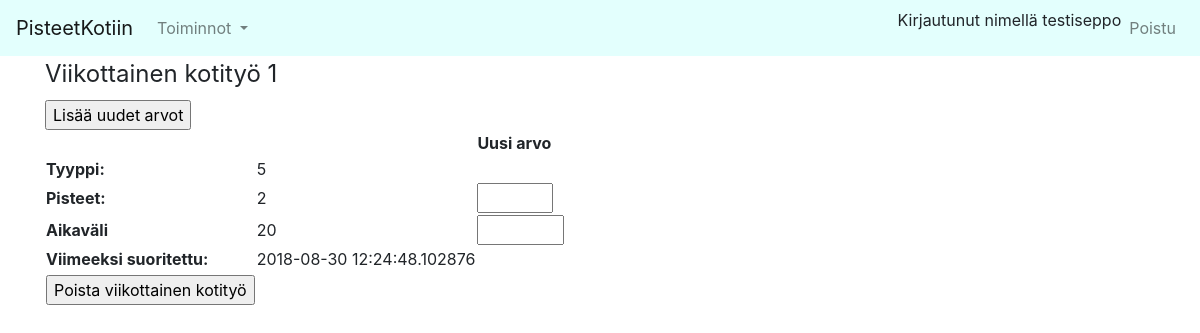
The page /weeklychores/show/1 (signed in) on the database its author committed.
### application/auth/models.py (models this page shows, shortened)
class User(Base):
    __tablename__ = "account"
    name = db.Column(db.String(144), nullable=False)
    username = db.Column(db.String(144), nullable=False)
    password = db.Column(db.String(144), nullable=False)
    points= db.Column(db.Integer, nullable=False)
    household= db.Column(db.Integer, db.ForeignKey('household.id'),nullable=False)
    nameIndex= db.Index("name_index", name)

### application/weeklychore/models.py (models this page shows, shortened)
class WeeklyChore(Base):
    choretype = db.Column(db.Integer, db.ForeignKey('choretype.id'), nullable=False)
    householdid= db.Column(db.Integer, db.ForeignKey('household.id'), nullable=False)
    interval= db.Column(db.Integer, nullable=False)
    points= db.Column(db.Integer, nullable=False)
    last_made=db.Column(db.DateTime, nullable=False)

### application/weeklychore/views.py (the view)
@app.route("/weeklychores/show/<weekly_id>", methods=["GET"])
@login_required
def show_weekly(weekly_id):
    return render_template("weeklychores/show.html", weekly=WeeklyChore.query.get(weekly_id), form=WeeklyForm())

### application/weeklychore/forms.py
class WeeklyForm(FlaskForm):
    choretypes=[]
    choretype= SelectField(label= "Kotityön tyyppi", choices= choretypes)
    points= IntegerField(label= "Pisteet", validators=[validators.NumberRange(message= "Pisteet pitää olla väliltä 1-5", min=1, max=5)])
    interval= IntegerField(label= "Aikaväli", validators=[validators.NumberRange(message= "Tekoväli pitää olla ainakin 1 päivä ja maksimissaan 30 päivää", min=1, max=30)])
    class Meta:
        csrf = False
    def __init__(self, *args, **kwargs):
        super(WeeklyForm, self).__init__(*args, **kwargs)
        self.choretype.choices = [(str(c.id), c.name) for c in Choretype.query.all()]

### application/__init__.py (called while the page is built)
@login_manager.user_loader
def load_user(user_id):
    return User.query.get(user_id)

### application/templates/weeklychores/show.html (shortened to what this page needs)
{% extends "layout.html" %}
{% block body %}
<fieldset>
    <legend>Viikottainen kotityö {{ weekly.id }}</legend>
    <form method="POST" action="{{url_for('edit_weekly', weekly_id=weekly.id) }}">
    <table>
        <tr><td></td><td></td><td><b>Uusi arvo</b></td></tr>
        <tr><td><b>Tyyppi:</b></td> <td>{{ weekly.choretype }}</td></tr>
        <tr><td><b>Pisteet:</b></td><td> {{ weekly.points }}</td> <td> {{ form.points }}  </td>
        <tr><td><b>Aikaväli</b></td><td> {{ weekly.interval }}</td><td> {{ form.interval }} </td></tr>
        <tr><td><b>Viimeeksi suoritettu: </b></td><td> {{ weekly.last_made }}</td></tr>
    <tr><td></td></tr>
    <input type="submit" value="Lisää uudet arvot"/>
    </form>
    <tr><td>
    <form method= "POST" action="{{url_for('delete_weekly', weekly_id=weekly.id) }}">
        <input type="submit" value="Poista viikottainen kotityö">
    </form>
    </td>
    </tr>
</fieldset>
{% endblock %}

### application/templates/layout.html (shortened to what this page needs)
  <!DOCTYPE html>
  <html>
    <head>
      <link rel="stylesheet" href="https://maxcdn.bootstrapcdn.com/bootstrap/4.0.0/css/bootstrap.min.css">
    </head>
    <body>
            <nav class="navbar navbar-expand-lg navbar-light bg-orange" style="background-color: #e3fffd;">
                    <a class="navbar-brand" href="/">PisteetKotiin</a>
                    <div class="collapse navbar-collapse" id="navbarCollapse">
                        <ul class="navbar-nav mr-auto">
                            <li class="nav-item dropdown" aria-labelledby="navbarDropdown">
                                <a class="nav-link dropdown-toggle" href="#" id="navbarDropdown" role="button" data-toggle="dropdown" aria-haspopup="true" aria-expanded="false">
                                    Toiminnot
                                </a>
                            </li>
                        </ul>
                  <div class="form-inline mt-2 mt-md-0">
                    <ul class="navbar-nav">
                        {% if current_user.is_authenticated %}
                        <li class="nav-item">Kirjautunut nimellä {{ current_user.name }} </li>
                        <li class="nav-item">
                            <a class="nav-link" href="{{ url_for('auth_logout') }}"> Poistu</a></li>
                        {% endif %}
                    </ul>
                </div>
                </div>
          </nav>
      <main role="main" class="container">
        {% block body %}{% endblock %}
      </main>
    </body>
  </html>

### rows shown on the page
User: name "testiseppo"
WeeklyChore: id "1", choretype "5", points "2", interval "20", last_made "2018-08-30 12:24:48.102876"
